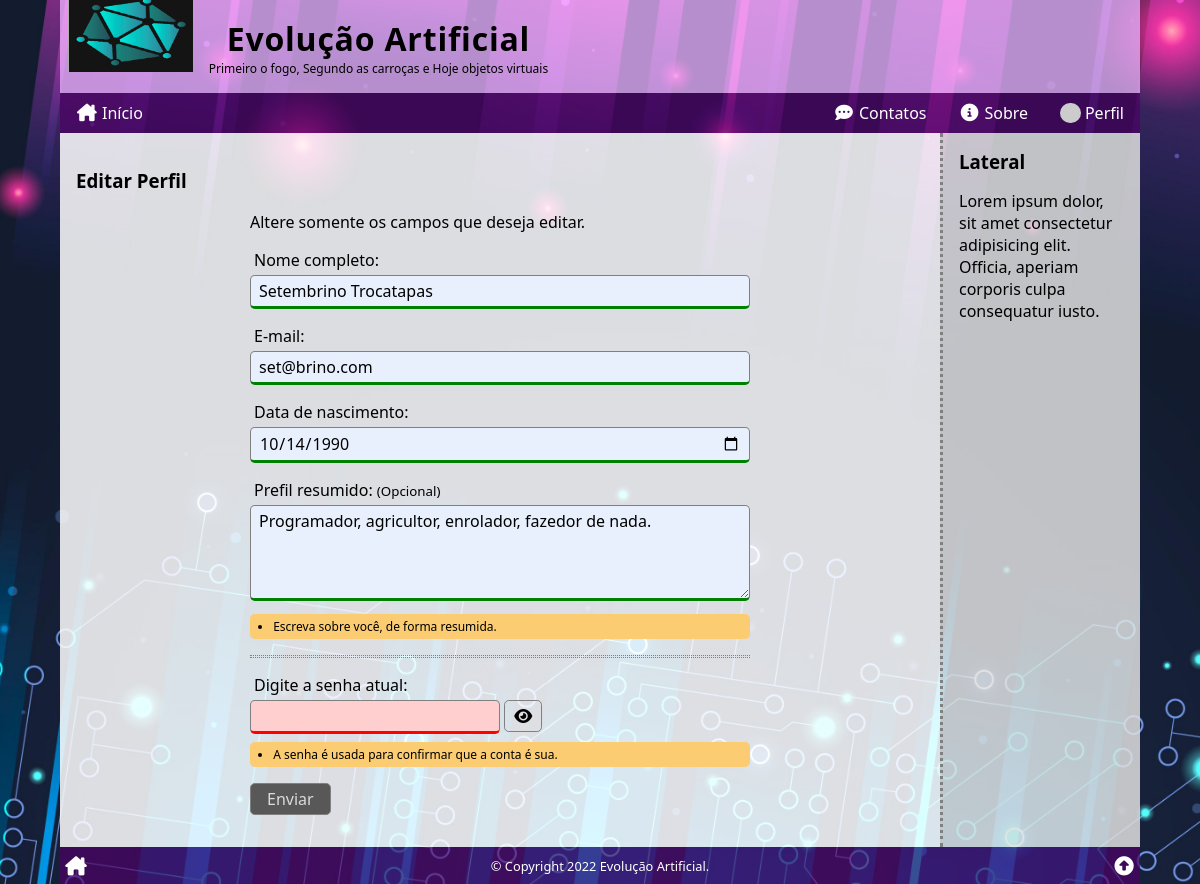
/user/edit/index.php (signed in), run on the app's committed database.
### tables this page shows
CREATE TABLE users (
    user_id INT PRIMARY KEY AUTO_INCREMENT,
    user_name VARCHAR(255),
    user_email VARCHAR(255),
    user_birth DATE,
    user_photo VARCHAR(255),
    user_date TIMESTAMP DEFAULT CURRENT_TIMESTAMP,
    user_profile TEXT,
    user_password VARCHAR(255),
    user_type ENUM('user', 'author', 'admin') DEFAULT 'user',
    user_status ENUM('on', 'off', 'deleted') DEFAULT 'on'
);

### _config.php (called while the page is built, shortened)
<?php
if (isset($_COOKIE['user']))
    $user = unserialize($_COOKIE['user']);
else
    $user = false;

### user/edit/index.php (the view, shortened to what this page needs)
<?php
require($_SERVER['DOCUMENT_ROOT'] . '/_config.php');
$id = $name = $email = $birth = $profile = $password = $error = '';
$feedback = false;
if ($_SERVER["REQUEST_METHOD"] == "POST") :
    $name = trim(htmlspecialchars($_POST['name']));
    if (strlen($name) < 3)
        $error .= '<li>Seu nome está muito curto;</li>';
    $email = trim(filter_var($_POST['email'], FILTER_SANITIZE_EMAIL));
    if (!filter_var($email, FILTER_VALIDATE_EMAIL)) :
        $error .= '<li>Seu e-mail está inválido;</li>';
    else :
        if ($email !== $user['user_email']) :
            $res = $conn->query("SELECT user_id FROM users WHERE user_email = '{$email}';");
            if ($res->num_rows != 0)
                $error .= '<li>Este e-mail já está em uso;</li>';
        endif;
    endif;
    $birth = trim(htmlspecialchars($_POST['birth']));
    if ($birth > date('Y-m-d', time() - 284018400))
        $error .= '<li>Você deve ter mais de 9 anos;</li>';
    $profile = trim(htmlspecialchars($_POST['profile']));
    $password = trim(htmlspecialchars($_POST['password']));
    if (!preg_match('/(?=.*[0-9])(?=.*[a-z])(?=.*[A-Z])(?=\S+$).{7,32}/', $password)) :
        $error .= '<li>A senha está fora do padrão;</li>';
    else :
        $sql = <<<SQL
SELECT user_id FROM users
WHERE user_id = '{$user['user_id']}'
    AND user_password = SHA1('{$password}');
SQL;
        $res = $conn->query($sql);
        if ($res->num_rows != 1)
            $error .= '<li>A senha não confere;</li>';
    endif;
    if ($error === '') :
        $sql = <<<SQL
UPDATE `users` SET
	user_name = '{$name}',
	user_email = '{$email}',
	user_birth = '{$birth}',
	user_profile = '{$profile}'
WHERE user_id = '{$user['user_id']}'
    AND user_password = SHA1('{$password}')
    AND user_status = 'on';
SQL;
        $res = $conn->query($sql);
        $sql = <<<SQL
SELECT *,
    DATE_FORMAT(user_birth, '%d/%m/%Y') AS birth_br
FROM `users`
WHERE user_email = '{$email}'
    AND user_status = 'on';
SQL;
        $res = $conn->query($sql);
        $user_data = $res->fetch_assoc();
        unset($user_data['user_password']);
        $user_data['expires'] = $user['expires'];
        setcookie(
            'user',
            serialize($user_data),
            $user['expires'],
            '/'
        );
        $feedback = true;
    else :
        $error = '<h3>Oooops! Ocorreram erros:</h3><ul>' . $error . '</ul>';
    endif;
else :
    $sql = <<<SQL
SELECT `user_id`, `user_name`, `user_email`, `user_birth`, `user_profile` FROM `users`
WHERE `user_id` = '{$user['user_id']}'
	AND `user_status` = 'on';
SQL;
    $res = $conn->query($sql);
    $user_data = $res->fetch_assoc();
    $name = $user_data['user_name'];
    $email = $user_data['user_email'];
    $birth = $user_data['user_birth'];
    $profile = $user_data['user_profile'];
endif;
require($_SERVER['DOCUMENT_ROOT'] . '/_header.php');
?>
<section>
    <h3>Editar Perfil</h3>
    <?php
    if ($feedback) :
    ?>
        <div class="block-center">
            <h3>Oba!</h3>
            <p>Seu cadastro foi atualizado com sucesso!</p>
            <hr class="divider">
            <div class="user-links">
                <a href="/user/profile/">
                    <i class="fa-solid fa-address-card fa-fw"></i>
                    Ver Perfil
                </a>
                <a href="/">
                    <i class="fa-solid fa-house-chimney fa-fw"></i>
                    Página inicial
                </a>
            </div>
        </div>
        <script>
            // JavaScript que bloqueia reenvio do form caso a página seja recarregada.
            if (window.history.replaceState) {
                window.history.replaceState(null, null, window.location.href);
            }
        </script>
    <?php else : ?>
        <form method="post" action="<?php echo htmlspecialchars($_SERVER["PHP_SELF"]); ?>" name="edituser">
            <p>Altere somente os campos que deseja editar.</p>
            <p>
                <label for="name">Nome completo:</label>
                <input type="text" name="name" id="name" required minlength="3" class="valid" autocomplete="off" value="<?php echo $name ?>">
            </p>
            <p>
                <label for="email">E-mail:</label>
                <input type="text" name="email" id="email" required class="valid" autocomplete="off" value="<?php echo $email ?>">
            </p>
            <p>
                <label for="birth">Data de nascimento:</label>
                <input type="date" name="birth" id="birth" required class="valid" autocomplete="off" value="<?php echo $birth ?>">
            </p>
            <p>
                <label for="profile">Prefil resumido: <small>(Opcional)</small></label>
                <textarea name="profile" id="profile" class="valid" autocomplete="off"><?php echo $profile ?></textarea>
            <div class="form-help">
                <ul>
                    <li>Escreva sobre você, de forma resumida.</li>
                </ul>
            </div>
            </p>
            <hr class="divider">
            <p>
                <label for="password">Digite a senha atual:</label>
                <input type="password" name="password" id="password" required pattern="^(?=.*[0-9])(?=.*[a-z])(?=.*[A-Z])(?=\S+$).{7,32}$" class="valid password" autocomplete="off">
                <button type="button" id="passToggle" data-field="password"><i class="fa-solid fa-eye fa-fw"></i></button>
            <div class="form-help">
                <ul>
                    <li>A senha é usada para confirmar que a conta é sua.</li>
                </ul>
            </div>
            </p>
            <p>
                <button type="submit">Enviar</button>
            </p>
        </form>
    <?php endif; ?>
</section>
<aside>
    <h3>Lateral</h3>
    <p>Lorem ipsum dolor, sit amet consectetur adipisicing elit. Officia, aperiam corporis culpa consequatur iusto.</p>
</aside>
<?php
require($_SERVER['DOCUMENT_ROOT'] . '/_footer.php');

### user/edit/style.css (style rules this page uses)
form[name="edituser"] { display: block; width: 100%; max-width: 500px; margin: auto; }

### style.css (style rules this page uses)
* { box-sizing: border-box; outline: none; transition: .2s; }
html, body { position: relative; width: 100%; height: 100%; padding: 0; margin: 0; font-family: 'Segoe UI', Tahoma, Geneva, Verdana, sans-serif; font-size: 16px; }
header, nav, section, article, main, aside, footer { display: block; }
body { background-color: rgb(170, 170, 170); background-attachment: fixed; background-image: url('/img/6081475.jpg'); background-position: center; background-repeat: no-repeat; background-size: cover; }
.wrap>main>section, .wrap>main>aside { padding: 1rem; }
.wrap>main>section { flex-grow: 1; background-color: rgba(255, 255, 255, .85); }
.wrap>main>aside { border-top: 3px dotted grey; background: rgba(224, 224, 224, .85); }
.wrap>main>section>h2:first-child, .wrap>main>aside>h3:first-child { margin: 0; }
hr.divider { border: none; border-top: 1px dotted grey; border-bottom: 1px dotted grey; height: 3px; margin: 1rem 0; }
form label { display: block; margin-bottom: .25rem; margin-left: .25rem; }
form input, form textarea, form button, form button[onclick] { font-family: inherit; font-size: inherit; padding: .25rem .5rem; border: 1px solid grey; border-radius: .3rem; }
form input, form textarea { width: 100%; }
form textarea { height: 6rem; resize: vertical; }
form button, form button[onclick] { background: steelblue; color: white; cursor: pointer; padding-left: 1rem; padding-right: 1rem; }
form input:invalid, form textarea:invalid { background: rgb(255, 207, 207); border-bottom: 3px solid red; }
form input:valid, form textarea:valid { background: rgb(232, 240, 254); border-bottom: 3px solid green; }
form:invalid button { background: rgb(88, 88, 88); color: rgb(219, 219, 219); cursor: not-allowed; }
form input.password { max-width: 50%; }
form button[id="passToggle"], form button[id="newPassToggle"] { padding-left: .5rem; padding-right: .5rem; background: transparent; color: inherit; cursor: pointer; }
@media (min-width: 768px) { .wrap>main>aside { border-top: none; border-left: 3px dotted grey; flex: 0 0 200px; } }

### user/new/style.css (style rules this page uses)
.form-help { font-size: .75rem; background: rgb(252, 204, 114); border-radius: .3rem; padding: .25rem; margin-top: -.5rem; }
.form-help ul { margin: 0; padding-left: 1.2rem; }

### data on the page
users: name "Setembrino Trocatapas", email "set@brino.com", birth "10/14/1990", profile "Programador, agricultor, enrolador, fazedor de nada."
